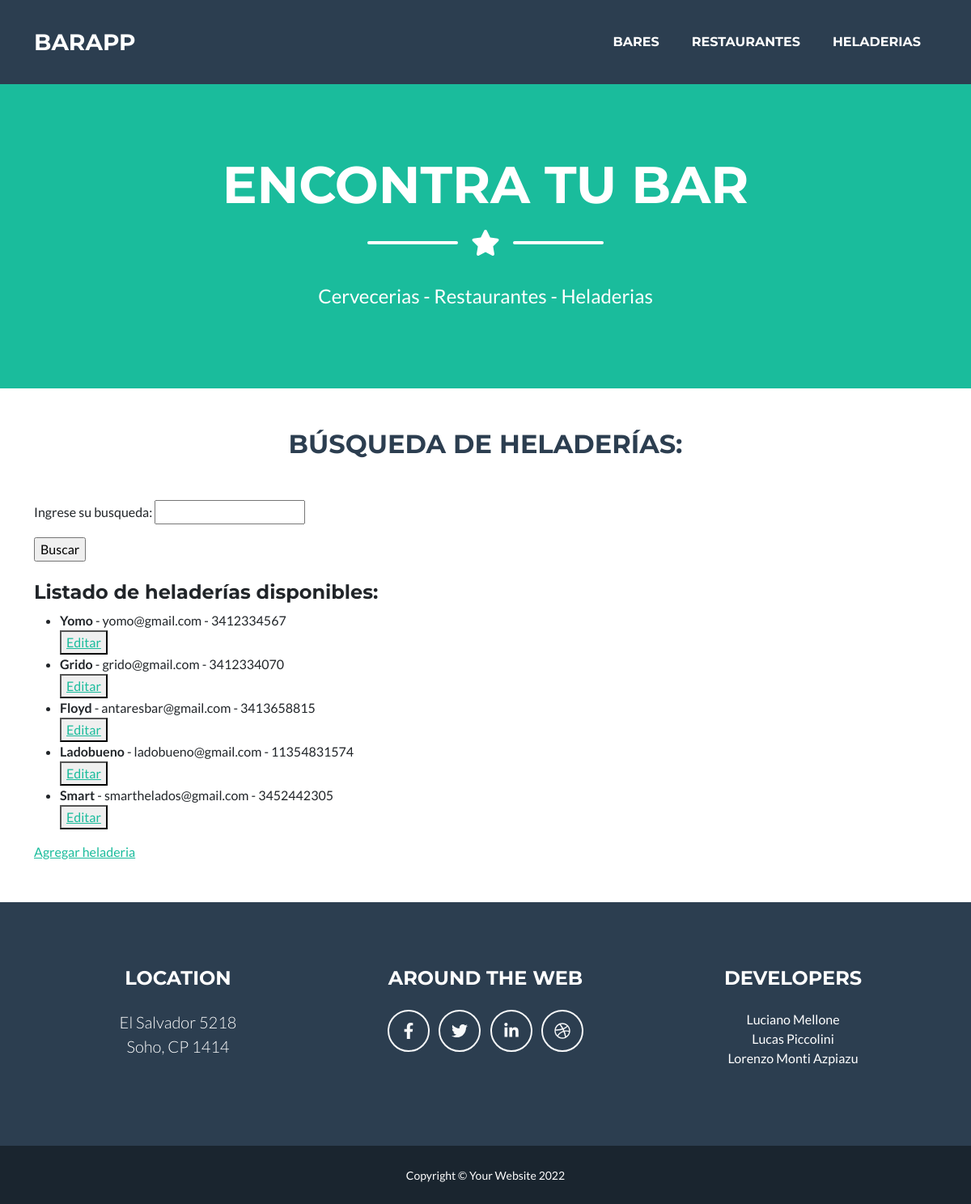
The app's page /app-bares/heladerias/, older data.
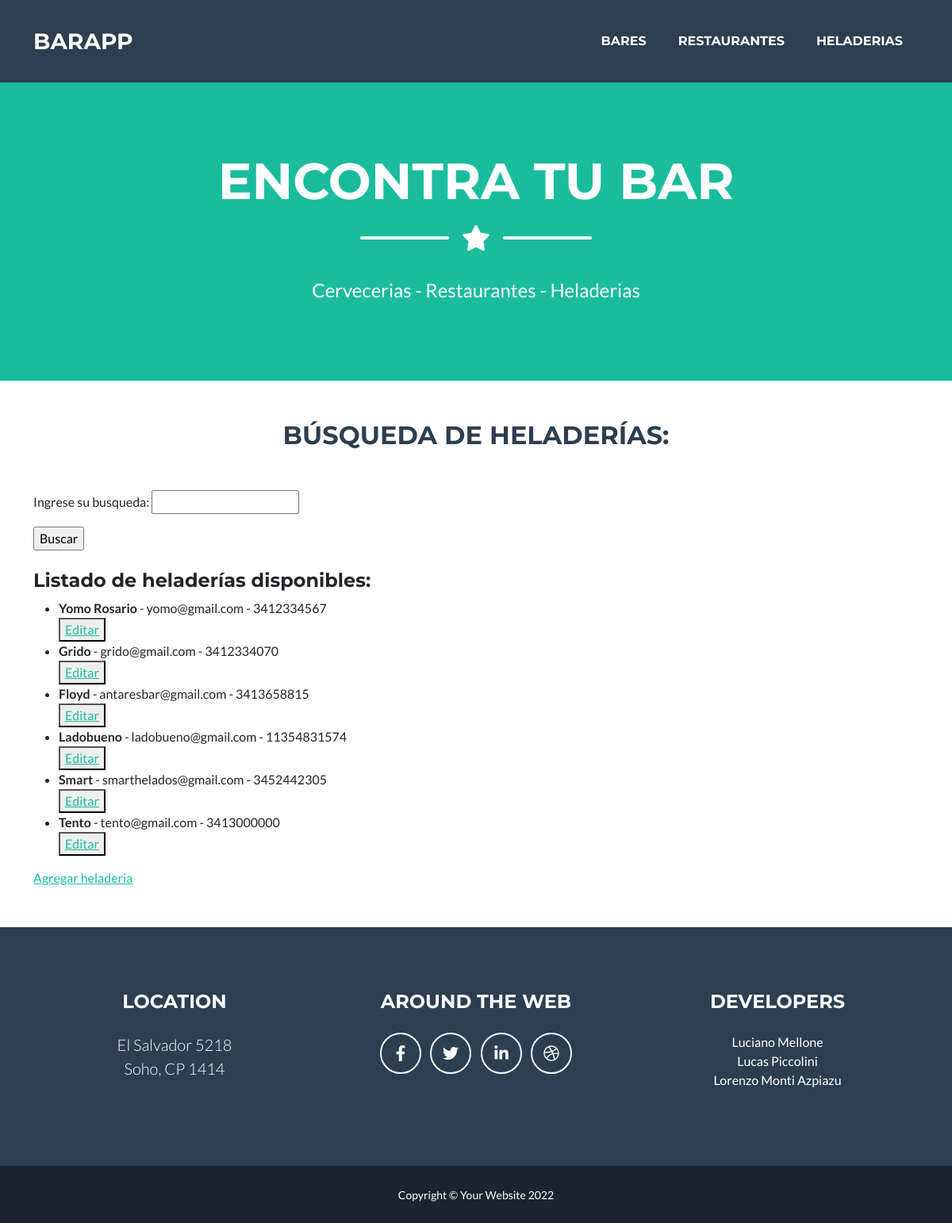
The same page, newer data.
### Bares/models.py (models this page shows, shortened)
class Heladerias(models.Model):
    nombre = models.CharField(max_length = 100)
    email = models.EmailField()
    telefono = models.IntegerField()

### Bares/views.py (the view)
# urls.py: path('heladerias/', HeladeriasList.as_view(), name="Heladerias"),
class HeladeriasList(ListView):
    model = Heladerias
    template_name = 'heladerias.html'
    context_object_name = "listaheladerias"

### Bares/Templates/Heladerias.html (shortened to what this page needs)
{% extends 'padre.html' %}
{% load static %}
{% block contenidoQueCambia %}
<h2 class="page-section-heading text-center text-uppercase text-secondary mb-0" id="titulo-listas">Búsqueda de heladerías:</h2>
<form action="{% url 'buscar_heladeria' %}" method="GET">{% csrf_token %}
    <p>Ingrese su busqueda: <input type="string" name="heladeria"/> </p>
    <input type="submit" value="Buscar">
</form>
<h4>Listado de heladerías disponibles:</h4>
<ul>
    {% for heladeria in listaheladerias %}
        <li><strong>{{heladeria.nombre}}</strong> - {{heladeria.email}} - {{heladeria.telefono}}</li>
        <button>
            <a href="{% url 'heladeria_update' heladeria.id %}">Editar</a>
        </button>
    {% endfor %}
</ul>
<p><a href="{% url 'heladeria_create' %}">Agregar heladeria</a></p>
{% endblock contenidoQueCambia %}

Row changes from the older to the newer data that the page shows:
changed Heladerias "yomo@gmail.com": nombre "Yomo" → "Yomo Rosario"
added Heladerias: nombre "Tento", email "tento@gmail.com", telefono "3413000000"
